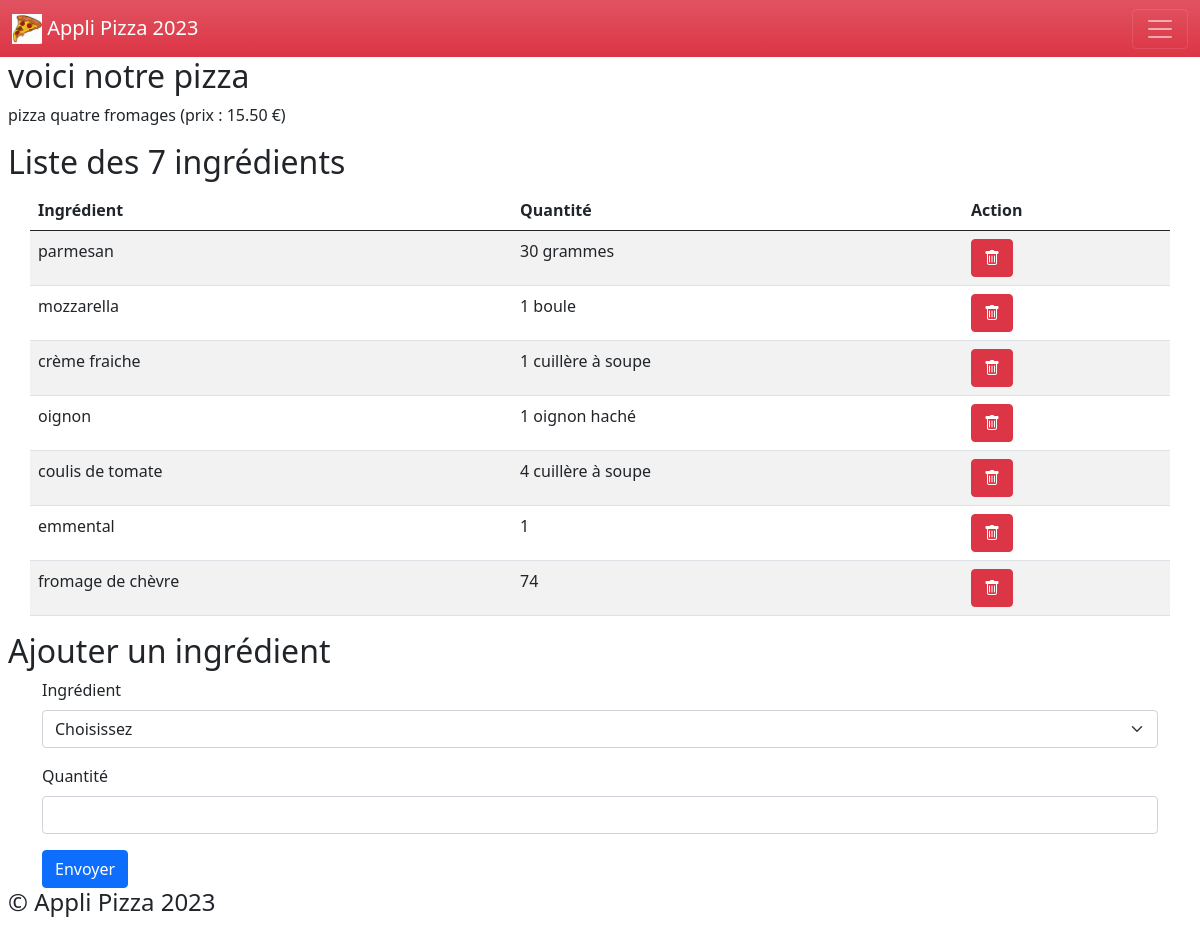
/pizzas/1/, run on the app's committed database.
### applipizza/models.py (models this page shows, shortened)
class Pizza(models.Model) :
    idIPizza = models.AutoField(primary_key = True)
    nomPizza = models.CharField(max_length = 50, verbose_name ='le nom de cette Pizza')
    prix = models.DecimalField(max_digits = 4, decimal_places = 2, verbose_name = 'le prix')
    image = models.ImageField(default= 'imagesPizzas/default.PNG', upload_to = 'imagesPizzas/')
    def __str__(self) -> str :
        return 'pizza ' + self.nomPizza + ' (prix : ' + str(self.prix) + ' €)'

class Ingredient(models.Model) :
    idIngredient = models.AutoField(primary_key = True)
    nomIngredient = models.CharField(max_length = 50, verbose_name ='le nom')

class Composition(models.Model) :
    class Meta :
        unique_together = ('ingredient','pizza')  # le nom des champs clés étrangères
    idComposition = models.AutoField(primary_key = True)
    ingredient = models.ForeignKey(Ingredient, on_delete = models.CASCADE)
    pizza = models.ForeignKey(Pizza, on_delete = models.CASCADE)
    quantite = models.CharField(max_length = 100, verbose_name = 'la quantité')

### applipizza/views.py (the view)
# urls.py: path('pizzas/<int:pizza_id>/', views.pizza),
def pizza(request, pizza_id) :
    laPizza = Pizza.objects.get(idIPizza=pizza_id)
    lesCompositions = Composition.objects.filter(pizza=pizza_id)
    ingredients = []
    for composition in lesCompositions :
        ingredients.append({
            'idComposition' : composition.idComposition,
            'nomIngredient' : composition.ingredient.nomIngredient,
            'quantite' : composition.quantite
        })
    lesIngredients = Ingredient.objects.all()
    return render(
        request,
        'applipizza/pizza.html',
        {'pizza' : laPizza, 'ingredients' : ingredients, "lesIng": lesIngredients}
    )

### applipizza/templates/applipizza/pizza.html (shortened to what this page needs)
{% extends 'applipizza/base.html' %}
{% block main %}
<h2 class="mx-2">voici notre pizza</h2>
<p class ="mx-2">{{pizza}}</p>
{% if ingredients|length > 0 %}
<h2 class ="mx-2">Liste des {{ ingredients|length }} ingrédients</h2>
<table class="table table-striped table-responsive container mx-auto">
    <thead>
        <tr>
            <th>Ingrédient</th>
            <th>Quantité</th>
            <th>Action</th>
        </tr>
    </thead>
    <tbody>
        {% for ing in ingredients %}
        <tr>
            <td>{{ing.nomIngredient}}</td>
            <td>{{ing.quantite}}</td>
            <td><a href="/pizzas/{{pizza.idIPizza}}/deleteIngredient/{{ing.idComposition}}" class="btn btn-danger"><i class="bi bi-trash"></i> </a></td>
        </tr>
        {% endfor %}
    </tbody>
</table>
{% else %}
<h4><p class="text-center">Cette pizza ne contient encore aucun ingrédient.</p></h4>
<h6 class="text-center"><a href="/pizzas/">Retour à la liste des pizzas</a></h6>
{% endif %}
<h2 class ="mx-2">Ajouter un ingrédient</h2>
<form action="/pizzas/{{pizza.idIPizza}}/addIngredient/" method="post" class="container mx-auto">
  <div class="mb-3">
    <label for="id_ingredient" class="form-label">Ingrédient</label>
    <select name="ingredient" class="form-select" required id="id_ingredient">
      <option selected disabled>Choisissez</option>
    </select>
  </div>
  <div class="mb-3">
    <label for="id_quantite" class="form-label">Quantité</label>
    <input type="text" name="quantite" class="form-control" maxlength="180" required id="id_quantite">
  </div>
  <button type="submit" class="btn btn-primary">Envoyer</button>
</form>
{% endblock %}

### static/applipizza/css/styles.css (style rules this page uses)
.Site { display: flex; min-height: 100vh; flex-direction: column; }

### data on the page
Pizza: nomPizza+prix "pizza quatre fromages (prix : 15.50 €)"
Ingredient: nomIngredient "parmesan"
Composition: quantite "30 grammes"
Ingredient: nomIngredient "mozzarella"
Composition: quantite "1 boule"
Ingredient: nomIngredient "crème fraiche"
Composition: quantite "1 cuillère à soupe"
Ingredient: nomIngredient "oignon"
Composition: quantite "1 oignon haché"
Ingredient: nomIngredient "coulis de tomate"
Composition: quantite "4 cuillère à soupe"
Ingredient: nomIngredient "emmental"
Ingredient: nomIngredient "fromage de chèvre"
Composition: quantite "74"

### other printed values
{{ ingredients|length }} "7"
{{ ing.quantite }} "1"
